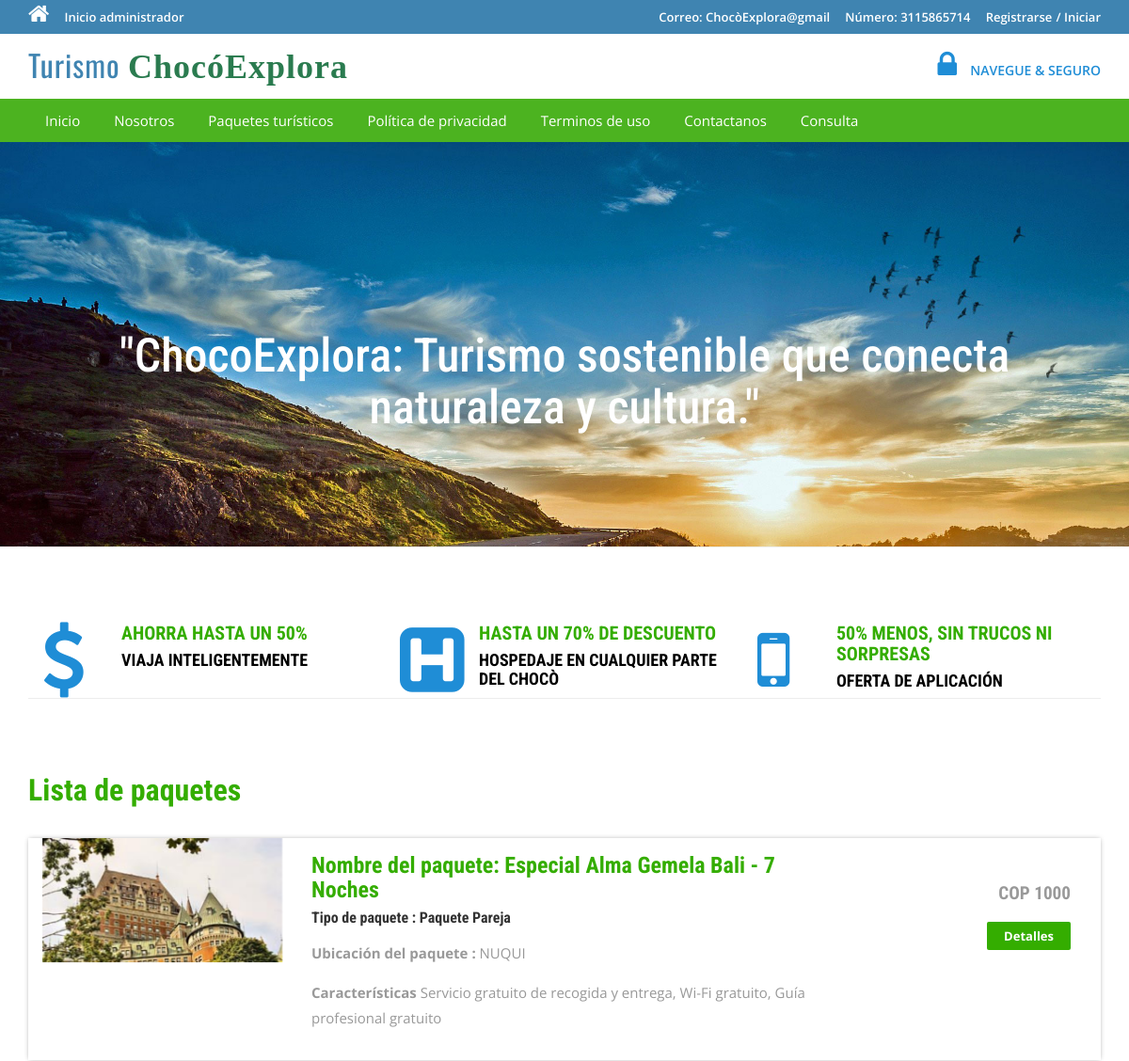
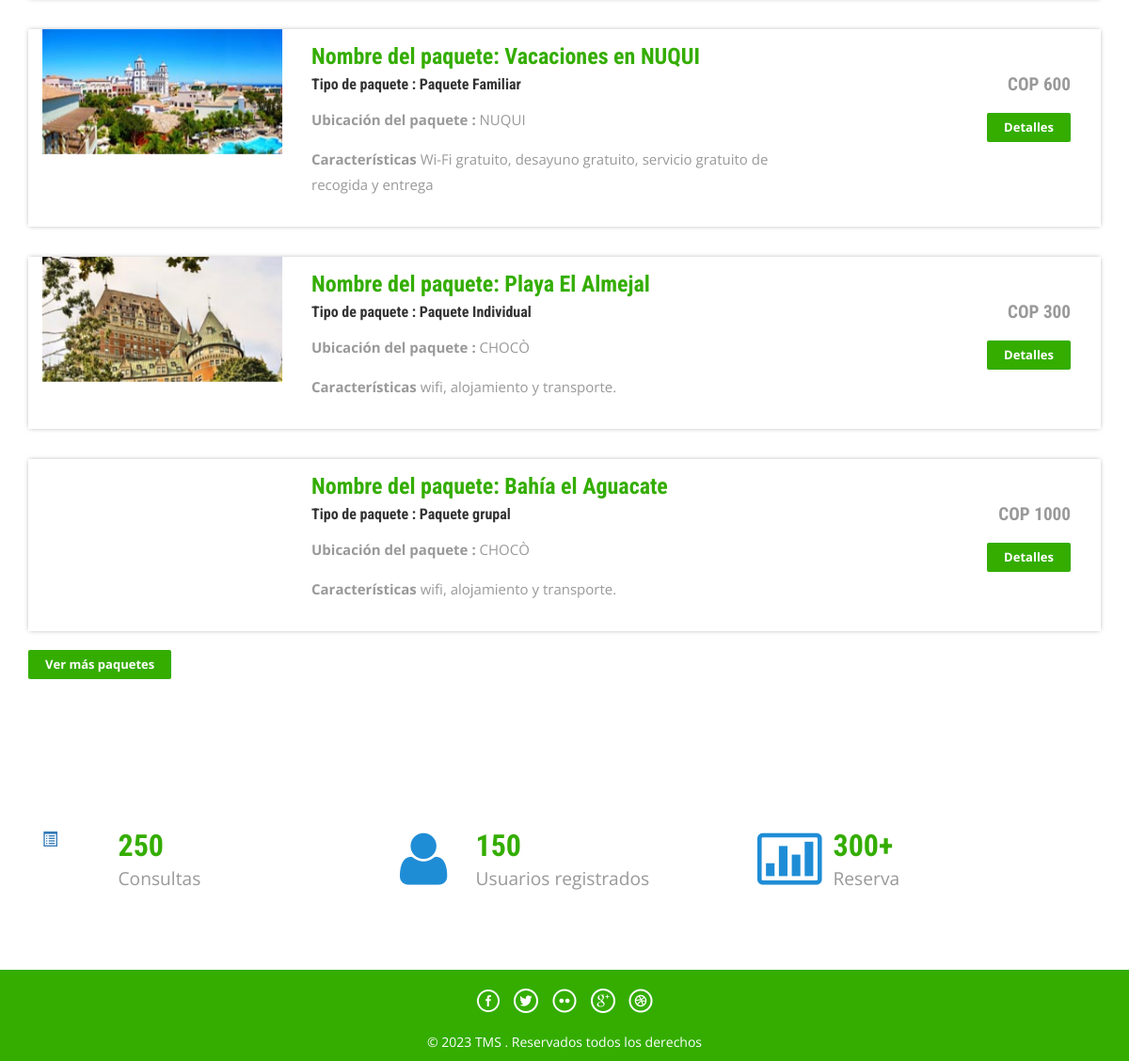
The page / on the database its author committed (2 pictures, top to bottom).
### tables this page shows
CREATE TABLE `tbltourpackages` (
  `PackageId` int(11) NOT NULL,
  `PackageName` varchar(200) DEFAULT NULL,
  `PackageType` varchar(150) DEFAULT NULL,
  `PackageLocation` varchar(100) DEFAULT NULL,
  `PackagePrice` int(11) DEFAULT NULL,
  `PackageFetures` varchar(255) DEFAULT NULL,
  `PackageDetails` mediumtext DEFAULT NULL,
  `PackageImage` varchar(100) DEFAULT NULL,
  `Creationdate` timestamp NULL DEFAULT current_timestamp(),
  `UpdationDate` timestamp NULL DEFAULT NULL ON UPDATE current_timestamp()
);

### index.php (the view, shortened to what this page needs)
<?php
include('includes/config.php');
?>
<!DOCTYPE HTML>
<html>
<head>
<link href="css/bootstrap.css" rel='stylesheet' type='text/css' />
<link href="css/style.css" rel='stylesheet' type='text/css' />
<link href="css/font-awesome.css" rel="stylesheet">
<link href="css/animate.css" rel="stylesheet" type="text/css" media="all">
</head>
<body>
<?php include('includes/header.php');?>
<div class="banner">
	<div class="container">
		<h1 class="wow zoomIn animated animated" data-wow-delay=".5s" style="visibility: visible; animation-delay: 0.5s; animation-name: zoomIn;">"ChocoExplora: Turismo sostenible que conecta naturaleza y cultura."</h1>
	</div>
</div>
<div class="container">
	<div class="rupes">
		<div class="col-md-4 rupes-left wow fadeInDown animated animated" data-wow-delay=".5s" style="visibility: visible; animation-delay: 0.5s; animation-name: fadeInDown;">
			<div class="rup-left">
				<a href="offers.html"><i class="fa fa-usd"></i></a>
			</div>
			<div class="rup-rgt">
				<h3>AHORRA HASTA UN 50%</h3>
				<h4><a href="offers.html">VIAJA INTELIGENTEMENTE</a></h4>
			</div>
				<div class="clearfix"></div>
		</div>
		<div class="col-md-4 rupes-left wow fadeInDown animated animated" data-wow-delay=".5s" style="visibility: visible; animation-delay: 0.5s; animation-name: fadeInDown;">
			<div class="rup-left">
				<a href="offers.html"><i class="fa fa-h-square"></i></a>
			</div>
			<div class="rup-rgt">
				<h3>HASTA UN 70% DE DESCUENTO</h3>
				<h4><a href="offers.html">HOSPEDAJE EN CUALQUIER PARTE DEL CHOCÒ</a></h4>
			</div>
				<div class="clearfix"></div>
		</div>
		<div class="col-md-4 rupes-left wow fadeInDown animated animated" data-wow-delay=".5s" style="visibility: visible; animation-delay: 0.5s; animation-name: fadeInDown;">
			<div class="rup-left">
				<a href="offers.html"><i class="fa fa-mobile"></i></a>
			</div>
			<div class="rup-rgt">
				<h3>50% MENOS, SIN TRUCOS NI SORPRESAS</h3>
				<h4><a href="offers.html">OFERTA DE APLICACIÓN </a></h4>
			</div>
				<div class="clearfix"></div>
		</div>
	</div>
</div>
<div class="container">
	<div class="holiday">
	<h3>Lista de paquetes</h3>
<?php $sql = "SELECT * from tbltourpackages order by rand() limit 4";
$query = $dbh->prepare($sql);
$query->execute();
$results=$query->fetchAll(PDO::FETCH_OBJ);
if($query->rowCount() > 0)
{
foreach($results as $result)
{	?>
			<div class="rom-btm">
				<div class="col-md-3 room-left wow fadeInLeft animated" data-wow-delay=".5s">
					<img src="admin/pacakgeimages/<?php echo htmlentities($result->PackageImage);?>" class="img-responsive" alt="">
				</div>
				<div class="col-md-6 room-midle wow fadeInUp animated" data-wow-delay=".5s">
					<h4>Nombre del paquete: <?php echo htmlentities($result->PackageName);?></h4>
					<h6>Tipo de paquete : <?php echo htmlentities($result->PackageType);?></h6>
					<p><b>Ubicación del paquete :</b> <?php echo htmlentities($result->PackageLocation);?></p>
					<p><b>Características</b> <?php echo htmlentities($result->PackageFetures);?></p>
				</div>
				<div class="col-md-3 room-right wow fadeInRight animated" data-wow-delay=".5s">
					<h5>COP <?php echo htmlentities($result->PackagePrice);?></h5>
					<a href="package-details.php?pkgid=<?php echo htmlentities($result->PackageId);?>" class="view">Detalles</a>
				</div>
				<div class="clearfix"></div>
			</div>
<?php }} ?>
<div><a href="package-list.php" class="view">Ver más paquetes</a></div>
</div>
	</div>
<div class="routes">
	<div class="container">
		<div class="col-md-4 routes-left wow fadeInRight animated" data-wow-delay=".5s">
			<div class="rou-left">
				<a href="#"><i class="glyphicon glyphicon-list-alt"></i></a>
			</div>
			<div class="rou-rgt wow fadeInDown animated" data-wow-delay=".5s">
				<h3>250</h3>
				<p>Consultas</p>
			</div>
				<div class="clearfix"></div>
		</div>
		<div class="col-md-4 routes-left">
			<div class="rou-left">
				<a href="#"><i class="fa fa-user"></i></a>
			</div>
			<div class="rou-rgt">
				<h3>150</h3>
				<p>Usuarios registrados</p>
			</div>
				<div class="clearfix"></div>
		</div>
		<div class="col-md-4 routes-left wow fadeInRight animated" data-wow-delay=".5s">
			<div class="rou-left">
				<a href="#"><i class="fa fa-ticket"></i></a>
			</div>
			<div class="rou-rgt">
				<h3>300+</h3>
				<p>Reserva</p>
			</div>
				<div class="clearfix"></div>
		</div>
		<div class="clearfix"></div>
	</div>
</div>
<?php include('includes/footer.php');?>
</body>
</html>

### css/style.css (style rules this page uses)
html, body { font-size: 100%; background: #fff; font-family: 'Open Sans', sans-serif; }
body a,.grid_1,plan_1,plan_1.one,plan_1.two,i.icon1, i.icon2, i.icon3, i.icon4, i.icon5, i.icon6 { transition:0.5s all; -webkit-transition:0.5s all; -moz-transition:0.5s all; -o-transition:0.5s all; -ms-transition:0.5s all; }
h1,h2,h3,h4,h5,h6 { margin:0; font-family: 'Roboto Condensed', sans-serif; }
p { margin:0; }
.banner { background: url(../images/bg_1.jpg)no-repeat; background-size: cover; -webkit-background-size: cover; -o-background-size: cover; -ms-background-size: cover; -moz-background-size: cover; min-height: 430px; }
.banner h1 { font-size: 50px; margin-bottom: 40px; padding: 4em 0 0; text-align: center; color: #ffffff; }
.rup-left { float: left; width: 24%; }
.rup-rgt { float: left; width: 76%; }
.rupes { padding: 5em 0; border-top: 1px solid rgba(236, 236, 236, 0.9); border-bottom: 1px solid rgba(236, 236, 236, 0.9); }
i.fa.fa-usd { font-size: 5em; color: #1f8dd6; }
i.fa.fa-h-square { font-size: 5em; color: #1f8dd6; }
i.fa.fa-mobile { font-size:5em; color: #1f8dd6; }
.rupes h3 { font-size: 20px; color: #34ad00; font-weight: 700; }
.rupes h4 { font-size: 18px; margin: 8px 0; font-weight: 700; }
.rupes h4 a { color: #000000; }
.rup-left a { display: inline-block; }
.routes { padding: 5em 0; }
.rou-left { float: left; width: 23%; }
.rou-rgt { float: left; width: 70%; }
i.fa.fa-truck,i.fa.fa-user,i.fa.fa-ticket { font-size: 4em; color:#1f8dd6; }
.routes h3 { font-size: 2em; font-weight: 700; color: #34ad00; }
.routes p { font-size: 1.2em; color: #999; line-height: 1.8em; }
.holiday { padding: 5em 0; }
.holiday h3 { font-size: 2em; font-weight: 700; color: #34ad00; }
.holiday p { font-size: 1.2em; line-height: 1.8em; margin: 1em 0; color: #999; }
a.view { padding: 6px 18px; font-weight: 700; color: #fff; background-color: #34ad00; border: 0; font-size: 13px; border-radius: 2px; -webkit-transition: all .2s; -moz-transition: all .2s; transition: all .2s; margin-top: 20px; display: inline-block; }
.rom-btm { margin-top: 2em; box-shadow: 0px 0px 5px -1px rgba(0, 0, 0, 0.37); }
.rom-btm h4 { font-size: 1.5em; font-weight: 700; color: #34ad00; }
.rom-btm p { font-size: 15px; color: #999; }
.rom-btm h6 { font-size: 1em; font-weight: 700; margin: 0.5em 0; }
.room-right { text-align: right; padding: 3em 2em; }
.room-midle { padding: 1em; }
.rom-btm h5 { font-size: 1.2em; font-weight: 700; color: #999; }
.glyphicon { position: relative; top: 1px; display: inline-block; font-family: 'Glyphicons Halflings'; font-style: normal; font-weight: normal; line-height: 1; -webkit-font-smoothing: antialiased; -moz-osx-font-smoothing: grayscale; }

### rows shown on the page
tbltourpackages: PackageImage (picture), PackageName "Especial Alma Gemela Bali - 7 Noches", PackageType "Paquete Pareja", PackageLocation "NUQUI", PackageFetures "Servicio gratuito de recogida y entrega, Wi-Fi gratuito, Guía profesional gratuito", PackagePrice "1000"
tbltourpackages: PackageImage (picture), PackageName "Vacaciones en NUQUI", PackageType "Paquete Familiar", PackageLocation "NUQUI", PackageFetures "Wi-Fi gratuito, desayuno gratuito, servicio gratuito de recogida y entrega", PackagePrice "600"
tbltourpackages: PackageImage (picture), PackageName "Playa El Almejal", PackageType "Paquete Individual", PackageLocation "CHOCÒ", PackageFetures "wifi, alojamiento y transporte.", PackagePrice "300"
tbltourpackages: PackageName "Bahía el Aguacate", PackageType "Paquete grupal", PackageLocation "CHOCÒ", PackageFetures "wifi, alojamiento y transporte.", PackagePrice "1000"
